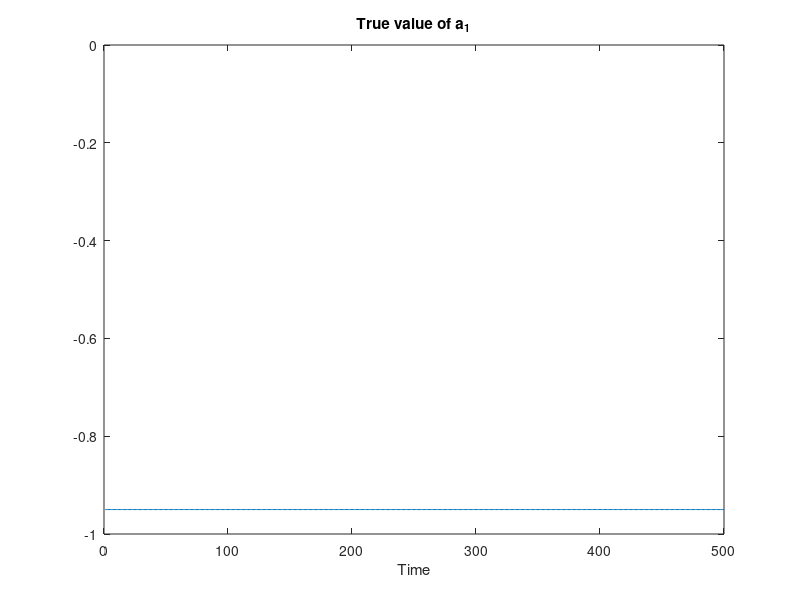
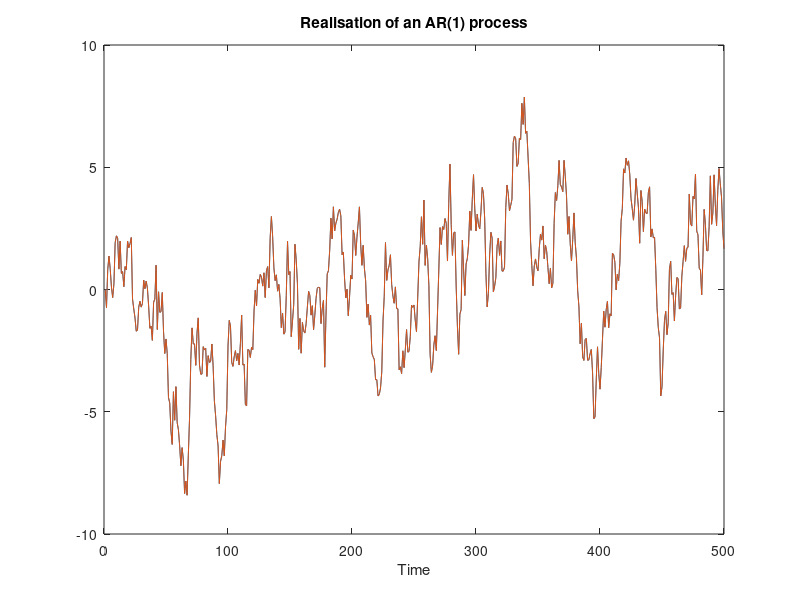

MATLAB code for these plots, in order: (Note: this script raises an error after producing the figures.)
%
% Time series analysis
% Lund University
%
% Example code 20: State space model of an AR(1) process with unknown a1
% parameter (see also examples 8.3 and 8.9). 
%
% Reference: 
%   "An Introduction to Time Series Modeling", 4th ed, by Andreas Jakobsson
%   Studentlitteratur, 2021
%
clear; clc;
close all;
addpath('../functions', '../data')              % Add this line to update the path

% Simulate an AR(1) process.
rng(1)                                          % Set the seed (just done for the lecture!)
N  = 500;
A0_start = -0.95;
A0_stop  = -0.45;
A1 = linspace( A0_start,A0_start, N);
%A1(N/2:end) = A0_stop;                         % Abruptly change a_1.
y = zeros(N,1);
e = randn( N, 1 );
for k=2:N                                       % Implement filter by hand to allow a1 to change.
    y(k) = e(k) - A1(k)*y(k-1);
end

% Show the a_1 value over time.
figure 
plot( A1 )
title('True value of a_1')
xlabel('Time')
ylim([-1 0])

% Set the state as the "unknown" parameter a1 (for now, treated as known).
A  = 1; 
B  = 1;
xt = A0_start;
ys = zeros(N,1);
for t=2:N
    C     = [ -y(t-1) ];                        % The C matrix is now time-varying.    
    xt    = A*xt;
    ys(t) = C*xt + e(t);
end

figure
plot( [y ys] )
title('Realisation of an AR(1) process')
xlabel('Time')
legend('Transfer function form', 'State space form', 'Location','SW')


%% What if we do not know a1?
% Construct a Kalman filter to estimate a_1 (see theorem 8.7). Try
% modifying Re and Rw to see how these affect the estimate (make large 
% changes). Also try different intial covariance matrices - what does it
% mean if you select this "small" or "large"?
Rw    = 1e-1;                                   % Measurement noise covariance matrix, R_w
Re    = 1e-6;                                   % System noise covariance matrix, R_e
Rx_t1 = 1;                                      % Initial covariance matrix, R_{1|0}^{x,x}
xt    = zeros(1,N);                             % Estimated states. Intial state, x_{1|0} = 0.
yhat  = zeros(N,1);                             % Estimated output.
for t=2:N                                       % We use t-1, so start at t=2.
    % Update the predicted state and the time-varying state vector.
    x_t1 = A*xt(:,t-1);                         % x_{t|t-1} = A x_{t-1|t-1}
    C    = [ -y(t-1) ];     
    
    % Update the parameter estimates.
    Ry = C*Rx_t1*C' + Rw;                       % R_{t|t-1}^{y,y} = C R_{t|t-1}^{x,x} + Rw
    Kt = Rx_t1*C'/Ry;                           % K_t = R^{x,x}_{t|t-1} C^T inv( R_{t|t-1}^{y,y} )
    yhat(t) = C*x_t1;                           % \hat{y}_{t|t-1} = Cx_{t|t-1}
    xt(:,t) = x_t1 + Kt*( y(t)-yhat(t) );       % x_{t|t}= x_{t|t-1} + K_t ( y_t - \hat{y}_{t|t-1} ) 

    % Update the covariance matrix estimates.
    Rx_t  = Rx_t1 - Kt*Ry*Kt';                  % R^{x,x}_{t|t} = R^{x,x}_{t|t-1} - K_t R_{t|t-1}^{y,y} K_t^T
    Rx_t1 = A*Rx_t*A' + Re;                     % R^{x,x}_{t+1|t} = A R^{x,x}_{t|t} A^T + Re
end

% Show the estimated a1 parameter.
figure
plot( xt )
line([1 N/2], [A0_start A0_start], 'Color','red','LineStyle',':')
line([N/2 N/2+1], [A0_start A1(N/2+1)], 'Color','red','LineStyle',':')
line([N/2+1 N], [A1(N/2+1) A1(N/2+1)], 'Color','red','LineStyle',':')
title(sprintf('Estimated parameter, a_1, with Re = %7.6f and Rw = %4.3f', Re, Rw))
legend('Estimated a_1', 'True a_1', 'Location','NW')
xlabel('Time')


%% Show the one-step prediction. 
figure
plot( [y yhat] )
title('One-step prediction using the Kalman filter')
xlabel('Time')
legend('Realisation', 'Kalman estimate', 'Location','SW')


%% How good is this prediction?
ey = y-yhat;
ey = ey(100:end);                               % Ignore the initial values to let the filter converge first.
checkIfWhite( ey );

[~, pacfEst] = plotACFnPACF( ey, 40, 'Kalman prediction' );
checkIfNormal( pacfEst(2:end), 'PACF' );

